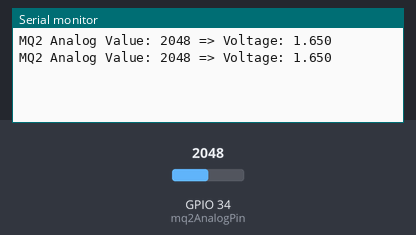
The sketch below on a simulated ESP32. Parts: the last lines printed to the serial monitor. The test bench sets the inputs (shaded band); at power-on: GPIO 34 (mq2AnalogPin) = 2048 (analog values on the 0–4095 scale).

Above: at 1.8 s.
1.9 s: GPIO 34 (mq2AnalogPin) set to 2866
At 2.8 s:
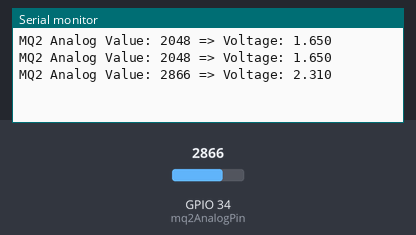
3.4 s: GPIO 34 (mq2AnalogPin) set to 3603
At 4.8 s:
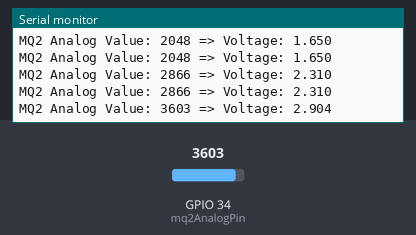
Timing chart, 0 to 6.4 s (numbered marks = the images above; inputs shaded):
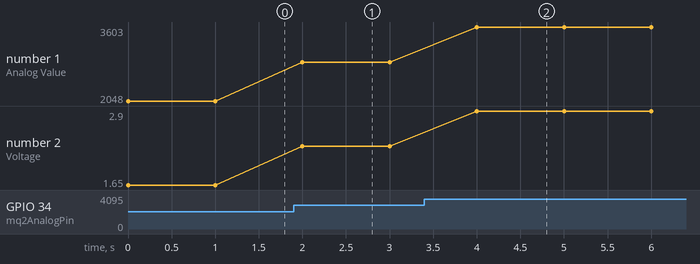

Measured:
- after the input at 1.9 s, the serial monitor: prints a new line after 0.10 s (image 1)
- after the input at 3.4 s, the serial monitor: prints a new line after 0.60 s (image 2)
- plotted number 1: 2048 → 2866 after the input at 1.9 s, 2866 → 3603 after the input at 3.4 s
- plotted number 2: 1.65 → 2.31 after the input at 1.9 s, 2.31 → 2.9 after the input at 3.4 s

The sketch:

MQ2.ino
```cpp
#include <Arduino.h>

const int mq2AnalogPin = 34; // MQ2的A0端口连接到ESP32的GPIO34

void setup() {
  Serial.begin(115200); // 初始化串行通信
  analogReadResolution(12); // ESP32支持默认12位模拟读取分辨率
}

void loop() {
  int mq2Value = analogRead(mq2AnalogPin); // 读取MQ2传感器的模拟值

  // 将读取的模拟值转换为对应的电压值(如果ESP32供电为3.3V)
  // ESP32模拟读取为12位分辨率，范围从0到4095
  float voltage = mq2Value / 4095.0 * 3.3;

  Serial.print("MQ2 Analog Value: "); // 在串行监视器中打印读数
  Serial.print(mq2Value);
  Serial.print(" => Voltage: ");
  Serial.println(voltage, 3); // 保留3位小数

  delay(1000); // 等待1秒钟
}
```
